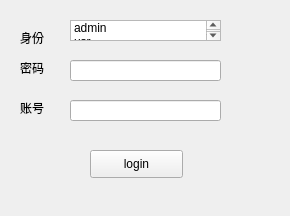
<?xml version="1.0" encoding="UTF-8"?>
<ui version="4.0">
 <class>Form</class>
 <widget class="QWidget" name="Form">
  <property name="geometry">
   <rect>
    <x>0</x>
    <y>0</y>
    <width>290</width>
    <height>216</height>
   </rect>
  </property>
  <property name="windowTitle">
   <string>Form</string>
  </property>
  <widget class="QPushButton" name="pushButton">
   <property name="geometry">
    <rect>
     <x>90</x>
     <y>150</y>
     <width>93</width>
     <height>28</height>
    </rect>
   </property>
   <property name="text">
    <string>login</string>
   </property>
  </widget>
  <widget class="QLineEdit" name="lineEdit">
   <property name="geometry">
    <rect>
     <x>70</x>
     <y>60</y>
     <width>151</width>
     <height>21</height>
    </rect>
   </property>
  </widget>
  <widget class="QLineEdit" name="lineEdit_2">
   <property name="geometry">
    <rect>
     <x>70</x>
     <y>100</y>
     <width>151</width>
     <height>21</height>
    </rect>
   </property>
  </widget>
  <widget class="QLabel" name="label">
   <property name="geometry">
    <rect>
     <x>20</x>
     <y>60</y>
     <width>72</width>
     <height>15</height>
    </rect>
   </property>
   <property name="text">
    <string>密码</string>
   </property>
  </widget>
  <widget class="QLabel" name="label_2">
   <property name="geometry">
    <rect>
     <x>20</x>
     <y>100</y>
     <width>72</width>
     <height>15</height>
    </rect>
   </property>
   <property name="text">
    <string>账号</string>
   </property>
  </widget>
  <widget class="QLabel" name="label_3">
   <property name="geometry">
    <rect>
     <x>20</x>
     <y>30</y>
     <width>72</width>
     <height>15</height>
    </rect>
   </property>
   <property name="text">
    <string>身份</string>
   </property>
  </widget>
  <widget class="QListWidget" name="listWidget">
   <property name="geometry">
    <rect>
     <x>70</x>
     <y>20</y>
     <width>151</width>
     <height>21</height>
    </rect>
   </property>
   <item>
    <property name="text">
     <string>admin</string>
    </property>
   </item>
   <item>
    <property name="text">
     <string>usr</string>
    </property>
   </item>
  </widget>
 </widget>
 <resources/>
 <connections/>
</ui>
